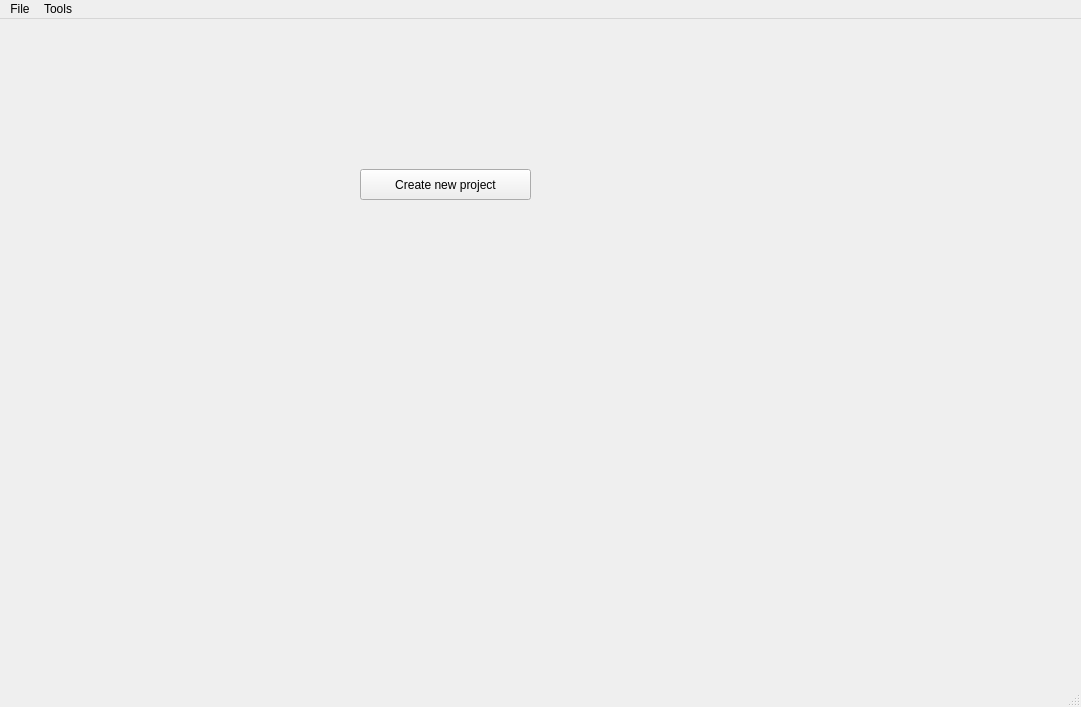
<?xml version="1.0" encoding="UTF-8"?>
<ui version="4.0">
 <class>MainWindow</class>
 <widget class="QMainWindow" name="MainWindow">
  <property name="geometry">
   <rect>
    <x>0</x>
    <y>0</y>
    <width>1081</width>
    <height>707</height>
   </rect>
  </property>
  <property name="windowTitle">
   <string>MainWindow</string>
  </property>
  <widget class="QWidget" name="centralwidget">
   <widget class="QPushButton" name="CreateNewProjectButton">
    <property name="geometry">
     <rect>
      <x>360</x>
      <y>150</y>
      <width>171</width>
      <height>31</height>
     </rect>
    </property>
    <property name="text">
     <string>Create new project</string>
    </property>
   </widget>
  </widget>
  <widget class="QMenuBar" name="menubar">
   <property name="geometry">
    <rect>
     <x>0</x>
     <y>0</y>
     <width>1081</width>
     <height>29</height>
    </rect>
   </property>
   <property name="defaultUp">
    <bool>false</bool>
   </property>
   <widget class="QMenu" name="menuFile">
    <property name="title">
     <string>File</string>
    </property>
    <addaction name="actionLoad_file"/>
    <addaction name="actionSave_file"/>
   </widget>
   <widget class="QMenu" name="menuTools">
    <property name="title">
     <string>Tools</string>
    </property>
    <addaction name="actionPreferences"/>
   </widget>
   <addaction name="menuFile"/>
   <addaction name="menuTools"/>
  </widget>
  <widget class="QStatusBar" name="statusbar"/>
  <action name="actionLoad_file">
   <property name="text">
    <string>Load file</string>
   </property>
  </action>
  <action name="actionSave_file">
   <property name="text">
    <string>Save file</string>
   </property>
  </action>
  <action name="actionPreferences">
   <property name="text">
    <string>Preferences</string>
   </property>
  </action>
  <action name="actionShow_project_creation_dialog">
   <property name="text">
    <string>Show project creation dialog</string>
   </property>
  </action>
 </widget>
 <resources/>
 <connections/>
 <slots>
  <slot>openCreateProjectDialog()</slot>
 </slots>
</ui>
